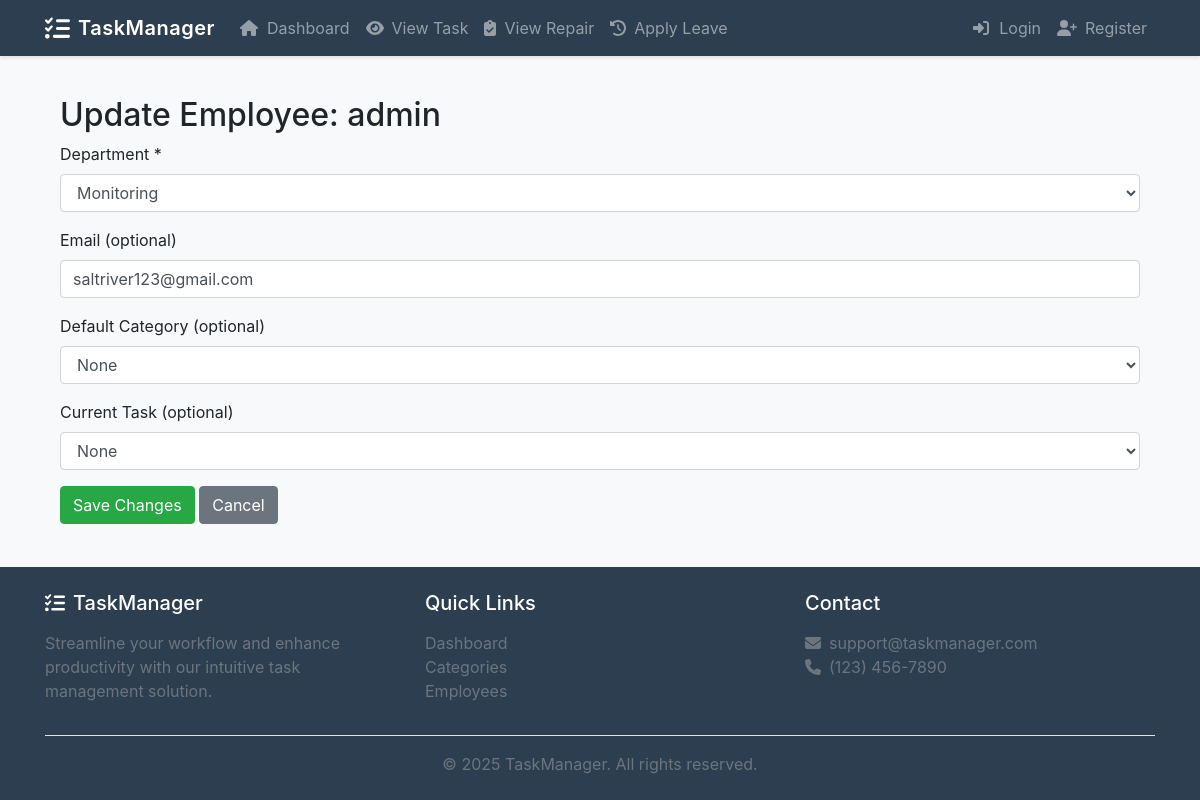
The page /update/3/ on the database its author committed.
### people_management/models.py (models this page shows, shortened)
class Employee(models.Model):
    user = models.OneToOneField(User, on_delete=models.CASCADE)
    department = models.ForeignKey(Department, on_delete=models.CASCADE)
    email = models.EmailField(null=True, blank=True)
    default_category = models.ForeignKey(Category, on_delete=models.SET_NULL, null=True, blank=True)
    current_task = models.ForeignKey(Task, on_delete=models.SET_NULL, null=True, blank=True)

class Department(models.Model):
    name = models.CharField(max_length=100, unique=True)

### people_management/views.py (the view, shortened to what this page needs)
# urls.py: path('update/<int:employee_id>/', views.update_employee, name='update_employee'),
def update_employee(request, employee_id):
    employee = get_object_or_404(Employee, id=employee_id)
    departments = Department.objects.all()
    categories = Category.objects.all()
    tasks = Task.objects.all()
    context = {
        'employee': employee,
        'departments': departments,
        'categories': categories,
        'tasks': tasks
    }
    return render(request, 'people_management/update_employee.html', context)

### people_management/templates/people_management/update_employee.html (shortened to what this page needs)
{% extends 'task_management_system_app/base.html' %}
{% block content %}
<div class="container mt-4">
    <h2>Update Employee: {{ employee.user.get_full_name|default:employee.user.username }}</h2>
    <form method="post">
        <div class="form-group">
            <label for="department">Department *</label>
            <select name="department" class="form-control" required>
                {% for dept in departments %}
                <option value="{{ dept.id }}" {% if employee.department.id == dept.id %}selected{% endif %}>{{ dept.name }}</option>
                {% endfor %}
            </select>
        </div>
        <div class="form-group">
            <label for="email">Email (optional)</label>
            <input type="email" name="email" class="form-control" value="{{ employee.email }}">
        </div>
        <div class="form-group">
            <label for="default_category">Default Category (optional)</label>
            <select name="default_category" class="form-control">
                <option value="">None</option>
            </select>
        </div>
        <div class="form-group">
            <label for="current_task">Current Task (optional)</label>
            <select name="current_task" class="form-control">
                <option value="">None</option>
            </select>
        </div>
        <button type="submit" class="btn btn-success">Save Changes</button>
        <a href="{% url 'employee_list' %}" class="btn btn-secondary">Cancel</a>
    </form>
</div>
{% endblock %}

### task_management_system_app/templates/task_management_system_app/base.html (style rules this page uses)
:root { --primary-color: #3498db; --secondary-color: #2c3e50; --accent-color: #e74c3c; }
body { min-height: 100vh; display: flex; flex-direction: column; background-color: #f8f9fa; }

### rows shown on the page
Employee: user.get_full_name "admin", department "Monitoring", email "saltriver123@gmail.com"
